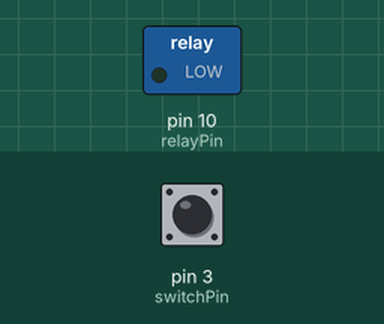
Bench run of a sketch on a simulated Arduino Uno, built with avr-gcc and run on an emulated ATmega328P. Shown: switched loads named in the sketch (green lamp = pin HIGH). Dashed ring = blinking. The test bench sets the inputs (shaded band); at power-on: pin 3 (switchPin) HIGH.

Above: at 1.8 s.
1.9 s: pin 3 (switchPin) pulled LOW for 0.15 s
At 2.5 s:
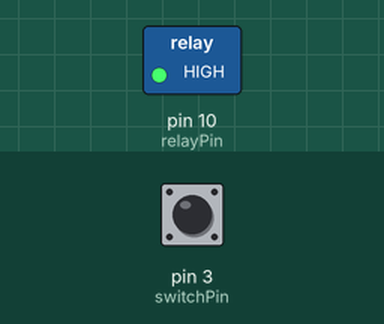
5.0 s: pin 3 (switchPin) pulled LOW for 1 s
At 5.8 s:
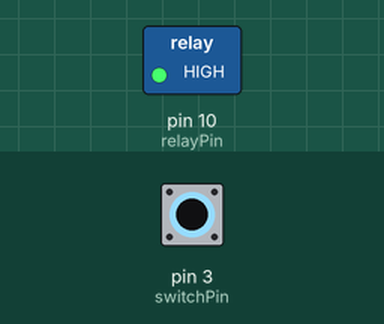
8.5 s: pin 3 (switchPin) pulled LOW for 3.2 s
At 9.3 s:
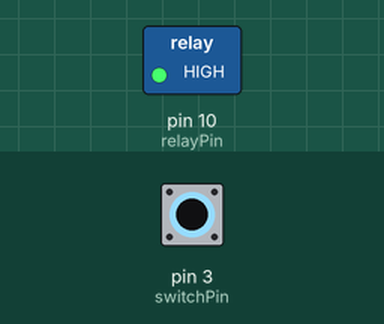
Timing chart, 0 to 14.2 s (numbered marks = the images above; inputs shaded):
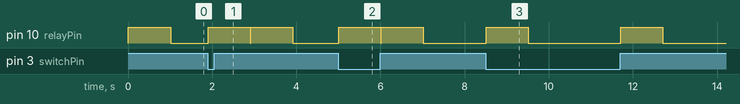

Measured:
- after the input at 1.9 s, pin 10 (relayPin): alternates HIGH for 1.0 s and LOW for 0.01 s, starting at once
- after the input at 5.0 s, pin 10 (relayPin): alternates HIGH for 1.0 s and LOW for 0.01 s, starting at once
- after the input at 8.5 s, pin 10 (relayPin): alternates HIGH for 1.0 s and LOW for 2.2 s, 4 changes in all, then stays LOW, starting at once

The sketch:

arduino.ino
```cpp
const int switchPin = 3;
const int relayPin = 10;
bool lastSwitchState = LOW;

void setup() {
  pinMode(switchPin, INPUT_PULLUP);  // Pull-up resistor, so open = HIGH
  pinMode(relayPin, OUTPUT);
  digitalWrite(relayPin, HIGH);  // Relay OFF (active-low logic)
}

void loop() {
  bool currentSwitchState = digitalRead(switchPin);

  // Detect any change in switch position (on → off or off → on)
  if (currentSwitchState != lastSwitchState) {
    delay(10);  // crude debounce
    if (digitalRead(switchPin) == currentSwitchState) {
      // Pulse the relay ON (active-low)
      digitalWrite(relayPin, HIGH);   // Relay ON
      delay(1000);                   // Wait 1000 ms
      digitalWrite(relayPin, LOW);  // Relay OFF

      lastSwitchState = currentSwitchState;
    }
  }
}
```
